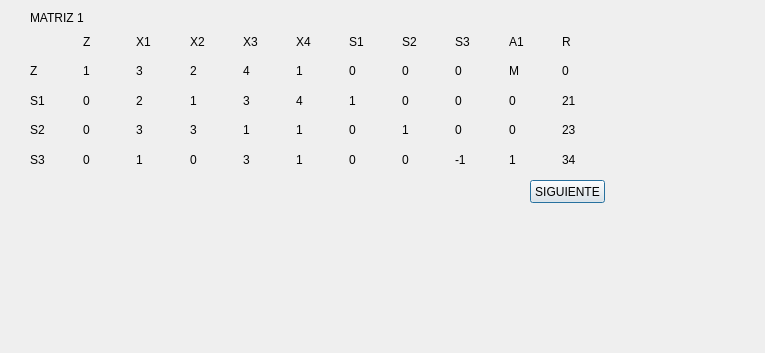
<?xml version="1.0" encoding="UTF-8"?>
<ui version="4.0">
 <class>Dialog</class>
 <widget class="QDialog" name="Dialog">
  <property name="geometry">
   <rect>
    <x>0</x>
    <y>0</y>
    <width>765</width>
    <height>353</height>
   </rect>
  </property>
  <property name="windowTitle">
   <string>Dialog</string>
  </property>
  <widget class="QWidget" name="gridLayoutWidget">
   <property name="geometry">
    <rect>
     <x>30</x>
     <y>30</y>
     <width>579</width>
     <height>141</height>
    </rect>
   </property>
   <layout class="QGridLayout" name="gridLayout">
    <item row="0" column="0">
     <widget class="QLabel" name="label">
      <property name="text">
       <string/>
      </property>
     </widget>
    </item>
    <item row="3" column="3">
     <widget class="QLabel" name="label_28">
      <property name="text">
       <string>3</string>
      </property>
     </widget>
    </item>
    <item row="2" column="0">
     <widget class="QLabel" name="label_25">
      <property name="text">
       <string>S1</string>
      </property>
     </widget>
    </item>
    <item row="4" column="3">
     <widget class="QLabel" name="label_27">
      <property name="text">
       <string>0</string>
      </property>
     </widget>
    </item>
    <item row="2" column="2">
     <widget class="QLabel" name="label_18">
      <property name="text">
       <string>2</string>
      </property>
     </widget>
    </item>
    <item row="3" column="0">
     <widget class="QLabel" name="label_22">
      <property name="text">
       <string>S2</string>
      </property>
     </widget>
    </item>
    <item row="2" column="4">
     <widget class="QLabel" name="label_19">
      <property name="text">
       <string>3</string>
      </property>
     </widget>
    </item>
    <item row="4" column="0">
     <widget class="QLabel" name="label_21">
      <property name="text">
       <string>S3</string>
      </property>
     </widget>
    </item>
    <item row="3" column="1">
     <widget class="QLabel" name="label_20">
      <property name="text">
       <string>0</string>
      </property>
     </widget>
    </item>
    <item row="2" column="1">
     <widget class="QLabel" name="label_17">
      <property name="text">
       <string>0</string>
      </property>
     </widget>
    </item>
    <item row="4" column="1">
     <widget class="QLabel" name="label_23">
      <property name="text">
       <string>0</string>
      </property>
     </widget>
    </item>
    <item row="3" column="2">
     <widget class="QLabel" name="label_24">
      <property name="text">
       <string>3</string>
      </property>
     </widget>
    </item>
    <item row="2" column="3">
     <widget class="QLabel" name="label_16">
      <property name="text">
       <string>1</string>
      </property>
     </widget>
    </item>
    <item row="4" column="2">
     <widget class="QLabel" name="label_29">
      <property name="text">
       <string>1</string>
      </property>
     </widget>
    </item>
    <item row="3" column="4">
     <widget class="QLabel" name="label_26">
      <property name="text">
       <string>1</string>
      </property>
     </widget>
    </item>
    <item row="0" column="2">
     <widget class="QLabel" name="label_3">
      <property name="text">
       <string>X1</string>
      </property>
     </widget>
    </item>
    <item row="0" column="4">
     <widget class="QLabel" name="label_5">
      <property name="text">
       <string>X3</string>
      </property>
     </widget>
    </item>
    <item row="0" column="3">
     <widget class="QLabel" name="label_4">
      <property name="text">
       <string>X2</string>
      </property>
     </widget>
    </item>
    <item row="0" column="1">
     <widget class="QLabel" name="label_2">
      <property name="text">
       <string>Z</string>
      </property>
     </widget>
    </item>
    <item row="4" column="4">
     <widget class="QLabel" name="label_30">
      <property name="text">
       <string>3</string>
      </property>
     </widget>
    </item>
    <item row="0" column="9">
     <widget class="QLabel" name="label_34">
      <property name="text">
       <string>A1</string>
      </property>
     </widget>
    </item>
    <item row="0" column="7">
     <widget class="QLabel" name="label_33">
      <property name="text">
       <string>S2</string>
      </property>
     </widget>
    </item>
    <item row="0" column="8">
     <widget class="QLabel" name="label_35">
      <property name="text">
       <string>S3</string>
      </property>
     </widget>
    </item>
    <item row="1" column="1">
     <widget class="QLabel" name="label_14">
      <property name="text">
       <string>1</string>
      </property>
     </widget>
    </item>
    <item row="0" column="6">
     <widget class="QLabel" name="label_31">
      <property name="text">
       <string>S1</string>
      </property>
     </widget>
    </item>
    <item row="0" column="5">
     <widget class="QLabel" name="label_32">
      <property name="text">
       <string>X4</string>
      </property>
     </widget>
    </item>
    <item row="1" column="2">
     <widget class="QLabel" name="label_12">
      <property name="text">
       <string>3</string>
      </property>
     </widget>
    </item>
    <item row="1" column="0">
     <widget class="QLabel" name="label_11">
      <property name="text">
       <string>Z</string>
      </property>
     </widget>
    </item>
    <item row="1" column="3">
     <widget class="QLabel" name="label_15">
      <property name="text">
       <string>2</string>
      </property>
     </widget>
    </item>
    <item row="1" column="4">
     <widget class="QLabel" name="label_13">
      <property name="text">
       <string>4</string>
      </property>
     </widget>
    </item>
    <item row="0" column="10">
     <widget class="QLabel" name="label_37">
      <property name="text">
       <string>R</string>
      </property>
     </widget>
    </item>
    <item row="1" column="5">
     <widget class="QLabel" name="label_36">
      <property name="text">
       <string>1</string>
      </property>
     </widget>
    </item>
    <item row="1" column="6">
     <widget class="QLabel" name="label_40">
      <property name="text">
       <string>0</string>
      </property>
     </widget>
    </item>
    <item row="1" column="7">
     <widget class="QLabel" name="label_38">
      <property name="text">
       <string>0</string>
      </property>
     </widget>
    </item>
    <item row="2" column="5">
     <widget class="QLabel" name="label_43">
      <property name="text">
       <string>4</string>
      </property>
     </widget>
    </item>
    <item row="2" column="6">
     <widget class="QLabel" name="label_39">
      <property name="text">
       <string>1</string>
      </property>
     </widget>
    </item>
    <item row="2" column="7">
     <widget class="QLabel" name="label_42">
      <property name="text">
       <string>0</string>
      </property>
     </widget>
    </item>
    <item row="3" column="7">
     <widget class="QLabel" name="label_41">
      <property name="text">
       <string>1</string>
      </property>
     </widget>
    </item>
    <item row="3" column="5">
     <widget class="QLabel" name="label_44">
      <property name="text">
       <string>1</string>
      </property>
     </widget>
    </item>
    <item row="3" column="6">
     <widget class="QLabel" name="label_50">
      <property name="text">
       <string>0</string>
      </property>
     </widget>
    </item>
    <item row="4" column="5">
     <widget class="QLabel" name="label_49">
      <property name="text">
       <string>1</string>
      </property>
     </widget>
    </item>
    <item row="4" column="6">
     <widget class="QLabel" name="label_48">
      <property name="text">
       <string>0</string>
      </property>
     </widget>
    </item>
    <item row="4" column="7">
     <widget class="QLabel" name="label_47">
      <property name="text">
       <string>0</string>
      </property>
     </widget>
    </item>
    <item row="4" column="8">
     <widget class="QLabel" name="label_46">
      <property name="text">
       <string>-1</string>
      </property>
     </widget>
    </item>
    <item row="3" column="8">
     <widget class="QLabel" name="label_45">
      <property name="text">
       <string>0</string>
      </property>
     </widget>
    </item>
    <item row="1" column="8">
     <widget class="QLabel" name="label_53">
      <property name="text">
       <string>0</string>
      </property>
     </widget>
    </item>
    <item row="2" column="8">
     <widget class="QLabel" name="label_56">
      <property name="text">
       <string>0</string>
      </property>
     </widget>
    </item>
    <item row="1" column="9">
     <widget class="QLabel" name="label_54">
      <property name="text">
       <string>M</string>
      </property>
     </widget>
    </item>
    <item row="1" column="10">
     <widget class="QLabel" name="label_55">
      <property name="text">
       <string>0</string>
      </property>
     </widget>
    </item>
    <item row="2" column="9">
     <widget class="QLabel" name="label_59">
      <property name="text">
       <string>0</string>
      </property>
     </widget>
    </item>
    <item row="2" column="10">
     <widget class="QLabel" name="label_57">
      <property name="text">
       <string>21</string>
      </property>
     </widget>
    </item>
    <item row="3" column="9">
     <widget class="QLabel" name="label_58">
      <property name="text">
       <string>0</string>
      </property>
     </widget>
    </item>
    <item row="4" column="9">
     <widget class="QLabel" name="label_51">
      <property name="text">
       <string>1</string>
      </property>
     </widget>
    </item>
    <item row="3" column="10">
     <widget class="QLabel" name="label_52">
      <property name="text">
       <string>23</string>
      </property>
     </widget>
    </item>
    <item row="4" column="10">
     <widget class="QLabel" name="label_60">
      <property name="text">
       <string>34</string>
      </property>
     </widget>
    </item>
   </layout>
  </widget>
  <widget class="QLabel" name="label_61">
   <property name="geometry">
    <rect>
     <x>30</x>
     <y>10</y>
     <width>101</width>
     <height>16</height>
    </rect>
   </property>
   <property name="text">
    <string>MATRIZ 1</string>
   </property>
  </widget>
  <widget class="QPushButton" name="pushButton">
   <property name="geometry">
    <rect>
     <x>530</x>
     <y>180</y>
     <width>75</width>
     <height>23</height>
    </rect>
   </property>
   <property name="text">
    <string>SIGUIENTE</string>
   </property>
  </widget>
 </widget>
 <resources/>
 <connections/>
</ui>
